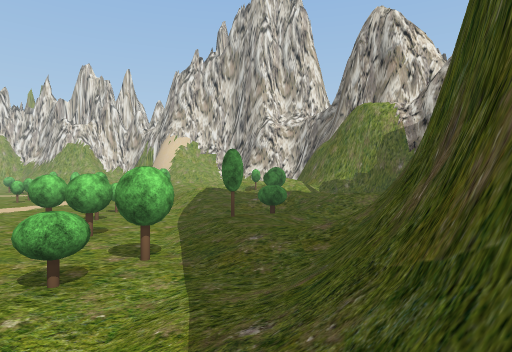
[1] (above)

23 first-person views from a walk through a 3-D level made in the Unity game engine. The camera is 1.3 m above the floor, looks level and sees 75° across. The floor is counted in squares, 2 m on a side. Each view is taken from the middle of a square. On the plan, view 1 faces up. The plan holds only what a view shows up to about 10 squares ahead; the rest is blank. The place goes on beyond the plan. Some trees and plants on the terrain are drawn as simple stand-ins. The player is left out.

[2]
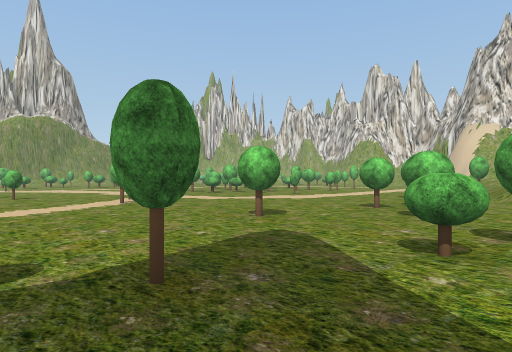

[3]
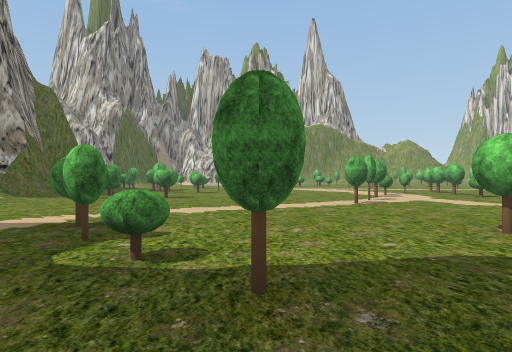

[4]
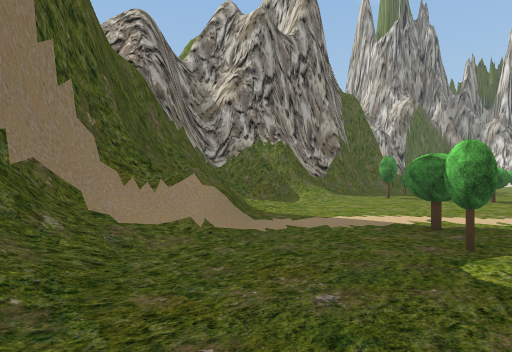

[5]
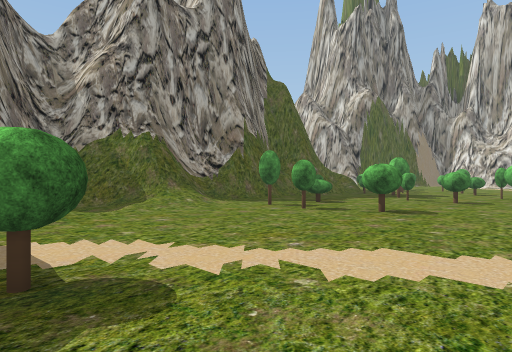

[6]
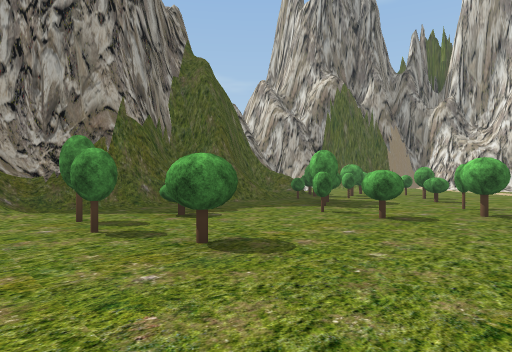

[7]
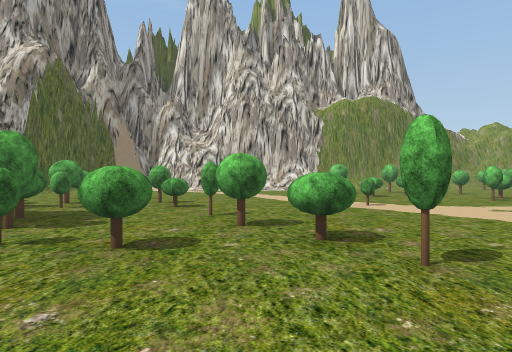

[8]
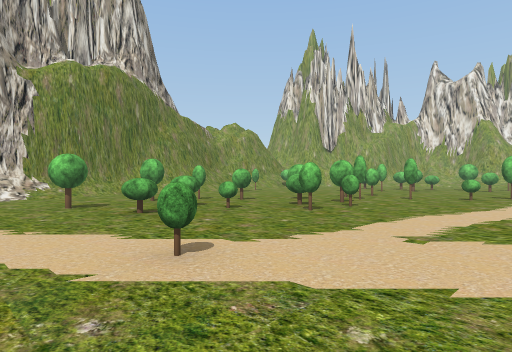

[9]
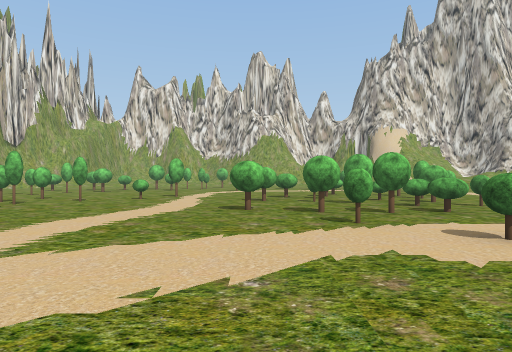

[10]
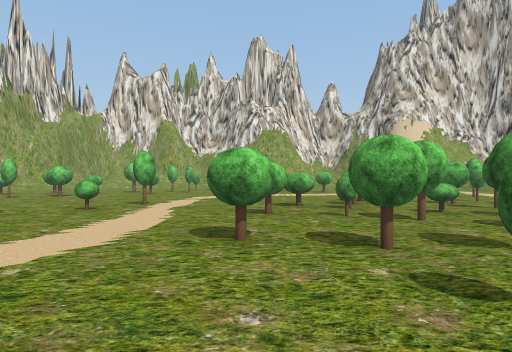

[11]
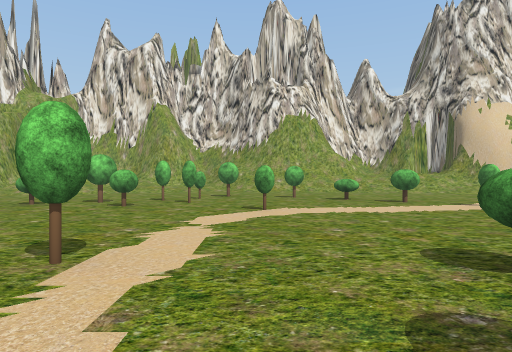

[12]
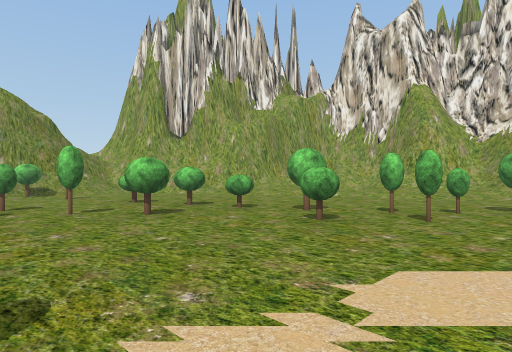

[13]
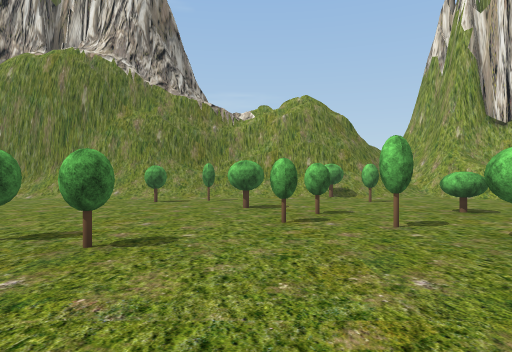

[14]
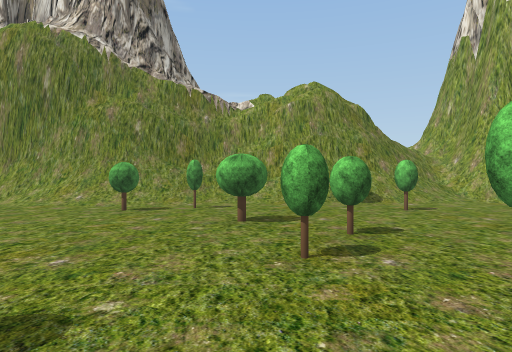

[15]
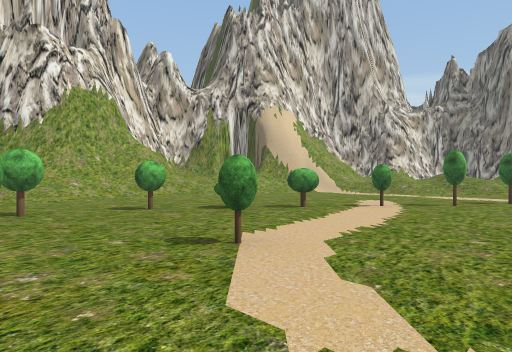

[16]
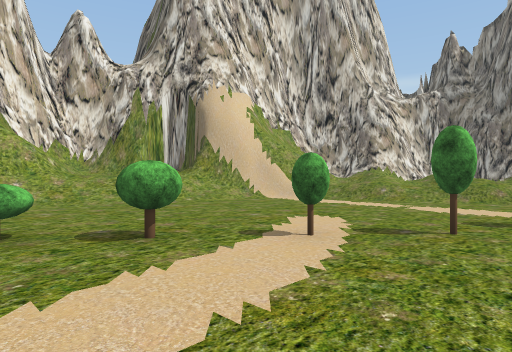

[17]
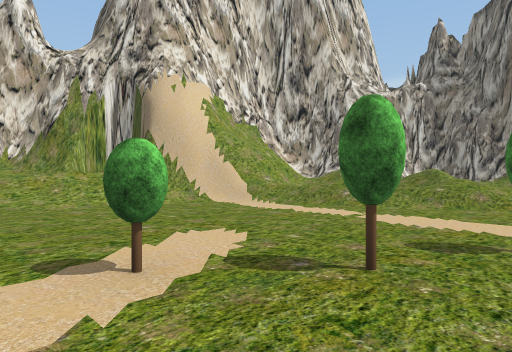

[18]
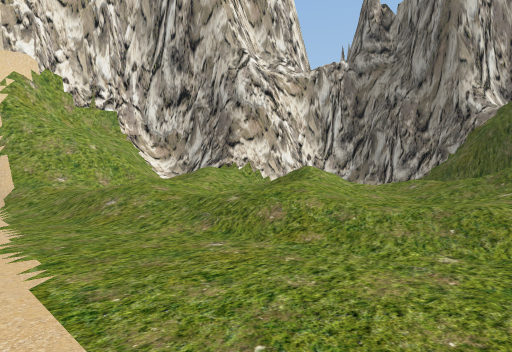

[19]
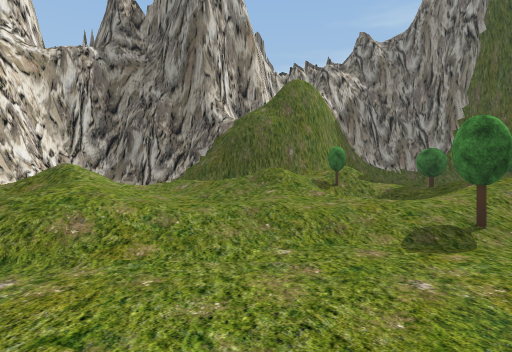

[20]
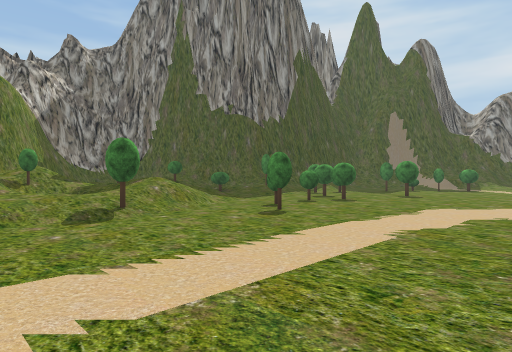

[21]
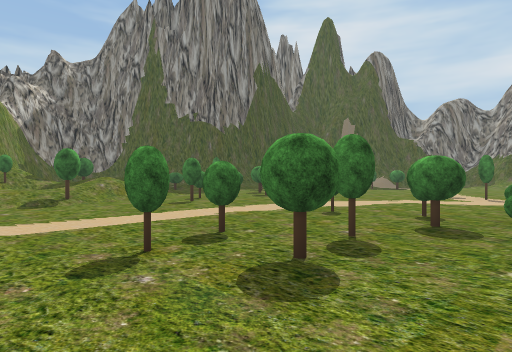

[22]
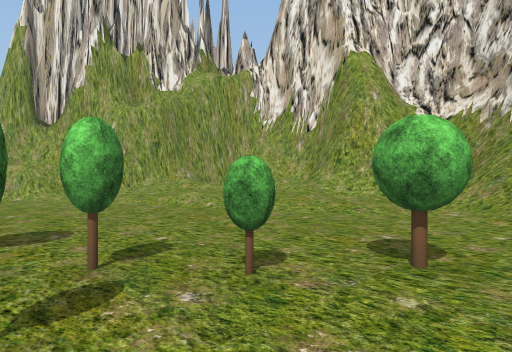

[23]
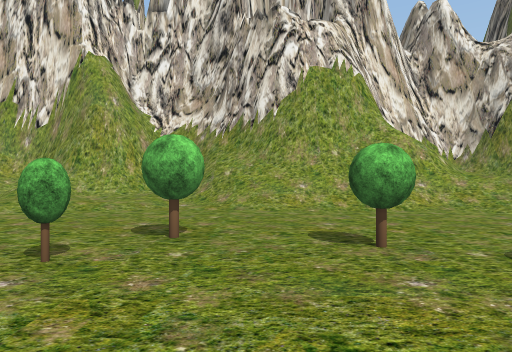

### Floor plan
Key: @ floor where view 1 was taken; # wall or solid block; . main floor; : floor 0.25 m higher than the main floor; + floor 0.5 m higher than the main floor; * floor 0.75 m higher than the main floor; / step, stairs or slope; = window, fence, low wall or low ledge; v drop or lower ground; T tree; O other object.
Columns run from 30 left of view 1 to 3 right of it. Each row starts with its distance up from view 1.
 27                   ####
 26        ########  ## /#
 25         //////####=/ v
 24       //:///////////// ######
 23     #///////....../////##=#=##
 22     #////............///#==//##
 21     //.......T..........//////###
 20   ##/..........T........///////###
 19 ###.........T....T......./////  /#
 18 =//......TT.T.....T......// /// /#
 17 #=/...T.T..T.......T.....////// /#
 16 ##/.T....T....T.....T.....//+///##
 15 ##T.....T.............T...////  ##
 14  #/...T...........O......../////##
 13  #/..T.T........T...TT....T// T//#
 12  #/T.....T..TT..TO..T....../////
 11  #/........TT..T..T........///T+/
 10  #/.T....T.......T.T.O...T..//*//
  9  #//....O......T...TT.....O.//T/
  8  #/.......T.....TTT........../////
  7  #/.. TT.T......T.........T../T///
  6  #/.   ...T................T./T/
  5     ..TT.T........T..........///
  4    /....T...........T....T...T//#
  3   #/...T.............T......T./##
  2    /........T.....T.........../#
  1          .......TT.........T../#
  0          ......T..........T...@
 -1          ...TT..T..T.....TT../
 -2          ..TT...T...........//
 -3          .....TT...T......///#
 -4            TT.....TT....///###
 -5          O.. T...O..///.///#
 -6          ..   =#####///./###
 -7               ### ########

Positions as (right, up) in squares from view 1, and headings:
1: (0, 0), facing up
2: (-1, 0), facing up-left
3: (-1, 1), facing left
4: (-1, 0), facing down-left
5: (-5, 1), facing down-left
6: (-9, 1), facing down-left
7: (-11, 0), facing left
8: (-16, 1), facing up-left
9: (-15, 2), facing up
10: (-15, 5), facing up
11: (-16, 10), facing up
12: (-16, 13), facing up-left
13: (-18, 13), facing left
14: (-20, 13), facing left
15: (-18, 14), facing up-right
16: (-14, 15), facing up-right
17: (-12, 15), facing up-right
18: (-7, 14), facing up-right
19: (-7, 15), facing right
20: (-9, 15), facing down-right
21: (-12, 15), facing down-right
22: (-16, 18), facing up-left
23: (-16, 17), facing up
